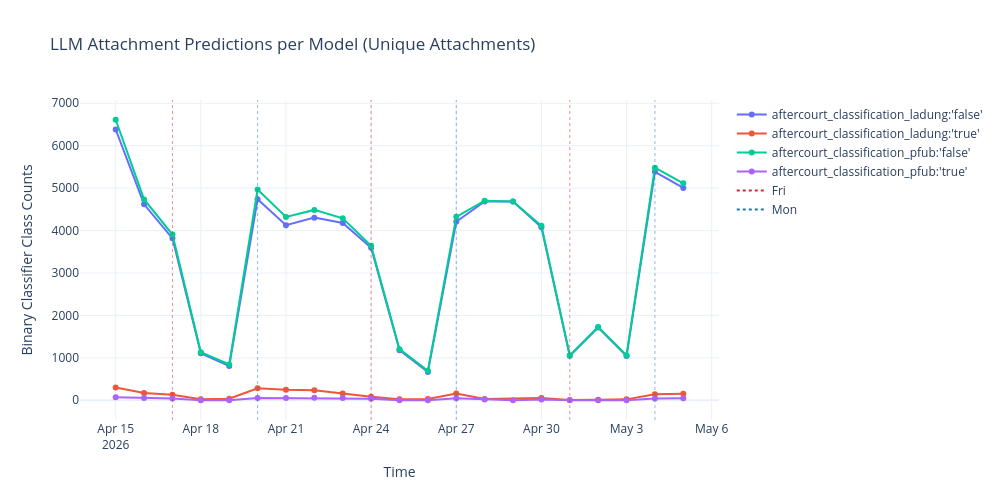

Write notebook code for a chart like this one.
### Code cell
plot_time_series(df, title="LLM Attachment Predictions per Model (Unique Attachments)", ylabel="Binary Classifier Class Counts")

### Figure 1 — Plotly figure (JSON) as saved in the notebook; plotly's stock layout.template omitted (floating-point values rounded to 4 significant figures)
{"data": [{"hovertemplate": "Metric=aftercourt_classification_ladung:'false'<br>Time=%{x}<br>Binary Classifier Class Counts=%{y}<extra></extra>", "legendgroup": "aftercourt_classification_ladung:'false'", "line": {"color": "#636efa", "dash": "solid"}, "marker": {"symbol": "circle"}, "mode": "lines+markers", "name": "aftercourt_classification_ladung:'false'", "orientation": "v", "showlegend": true, "type": "scatter", "x": ["2026-04-15T00:00:00.000000000", "2026-04-16T00:00:00.000000000", "2026-04-17T00:00:00.000000000", "2026-04-18T00:00:00.000000000", "2026-04-19T00:00:00.000000000", "2026-04-20T00:00:00.000000000", "2026-04-21T00:00:00.000000000", "2026-04-22T00:00:00.000000000", "2026-04-23T00:00:00.000000000", "2026-04-24T00:00:00.000000000", "2026-04-25T00:00:00.000000000", "2026-04-26T00:00:00.000000000", "2026-04-27T00:00:00.000000000", "2026-04-28T00:00:00.000000000", "2026-04-29T00:00:00.000000000", "2026-04-30T00:00:00.000000000", "2026-05-01T00:00:00.000000000", "2026-05-02T00:00:00.000000000", "2026-05-03T00:00:00.000000000", "2026-05-04T00:00:00.000000000", "2026-05-05T00:00:00.000000000"], "xaxis": "x", "y": [6382, 4619, 3817, 1109, 806, 4739, 4128, 4305, 4181, 3595, 1181, 667, 4209, 4687, 4684, 4077, 1051, 1716, 1042, 5385, 5006], "yaxis": "y"}, {"hovertemplate": "Metric=aftercourt_classification_ladung:'true'<br>Time=%{x}<br>Binary Classifier Class Counts=%{y}<extra></extra>", "legendgroup": "aftercourt_classification_ladung:'true'", "line": {"color": "#EF553B", "dash": "solid"}, "marker": {"symbol": "circle"}, "mode": "lines+markers", "name": "aftercourt_classification_ladung:'true'", "orientation": "v", "showlegend": true, "type": "scatter", "x": ["2026-04-15T00:00:00.000000000", "2026-04-16T00:00:00.000000000", "2026-04-17T00:00:00.000000000", "2026-04-18T00:00:00.000000000", "2026-04-19T00:00:00.000000000", "2026-04-20T00:00:00.000000000", "2026-04-21T00:00:00.000000000", "2026-04-22T00:00:00.000000000", "2026-04-23T00:00:00.000000000", "2026-04-24T00:00:00.000000000", "2026-04-25T00:00:00.000000000", "2026-04-26T00:00:00.000000000", "2026-04-27T00:00:00.000000000", "2026-04-28T00:00:00.000000000", "2026-04-30T00:00:00.000000000", "2026-05-01T00:00:00.000000000", "2026-05-02T00:00:00.000000000", "2026-05-03T00:00:00.000000000", "2026-05-04T00:00:00.000000000", "2026-05-05T00:00:00.000000000"], "xaxis": "x", "y": [300, 170, 133, 25, 39, 284, 247, 239, 162, 85, 27, 32, 162, 33, 54, 4, 13, 22, 140, 153], "yaxis": "y"}, {"hovertemplate": "Metric=aftercourt_classification_pfub:'false'<br>Time=%{x}<br>Binary Classifier Class Counts=%{y}<extra></extra>", "legendgroup": "aftercourt_classification_pfub:'false'", "line": {"color": "#00cc96", "dash": "solid"}, "marker": {"symbol": "circle"}, "mode": "lines+markers", "name": "aftercourt_classification_pfub:'false'", "orientation": "v", "showlegend": true, "type": "scatter", "x": ["2026-04-15T00:00:00.000000000", "2026-04-16T00:00:00.000000000", "2026-04-17T00:00:00.000000000", "2026-04-18T00:00:00.000000000", "2026-04-19T00:00:00.000000000", "2026-04-20T00:00:00.000000000", "2026-04-21T00:00:00.000000000", "2026-04-22T00:00:00.000000000", "2026-04-23T00:00:00.000000000", "2026-04-24T00:00:00.000000000", "2026-04-25T00:00:00.000000000", "2026-04-26T00:00:00.000000000", "2026-04-27T00:00:00.000000000", "2026-04-28T00:00:00.000000000", "2026-04-29T00:00:00.000000000", "2026-04-30T00:00:00.000000000", "2026-05-01T00:00:00.000000000", "2026-05-02T00:00:00.000000000", "2026-05-03T00:00:00.000000000", "2026-05-04T00:00:00.000000000", "2026-05-05T00:00:00.000000000"], "xaxis": "x", "y": [6612, 4735, 3907, 1132, 844, 4968, 4322, 4487, 4290, 3641, 1205, 698, 4323, 4703, 4683, 4112, 1054, 1728, 1063, 5483, 5113], "yaxis": "y"}, {"hovertemplate": "Metric=aftercourt_classification_pfub:'true'<br>Time=%{x}<br>Binary Classifier Class Counts=%{y}<extra></extra>", "legendgroup": "aftercourt_classification_pfub:'true'", "line": {"color": "#ab63fa", "dash": "solid"}, "marker": {"symbol": "circle"}, "mode": "lines+markers", "name": "aftercourt_classification_pfub:'true'", "orientation": "v", "showlegend": true, "type": "scatter", "x": ["2026-04-15T00:00:00.000000000", "2026-04-16T00:00:00.000000000", "2026-04-17T00:00:00.000000000", "2026-04-18T00:00:00.000000000", "2026-04-19T00:00:00.000000000", "2026-04-20T00:00:00.000000000", "2026-04-21T00:00:00.000000000", "2026-04-22T00:00:00.000000000", "2026-04-23T00:00:00.000000000", "2026-04-24T00:00:00.000000000", "2026-04-25T00:00:00.000000000", "2026-04-26T00:00:00.000000000", "2026-04-27T00:00:00.000000000", "2026-04-28T00:00:00.000000000", "2026-04-29T00:00:00.000000000", "2026-04-30T00:00:00.000000000", "2026-05-01T00:00:00.000000000", "2026-05-02T00:00:00.000000000", "2026-05-03T00:00:00.000000000", "2026-05-04T00:00:00.000000000", "2026-05-05T00:00:00.000000000"], "xaxis": "x", "y": [70, 54, 43, 2, 1, 55, 53, 57, 53, 39, 3, 1, 48, 17, 1, 19, 1, 1, 1, 42, 46], "yaxis": "y"}, {"hoverinfo": "skip", "line": {"color": "#d62728", "dash": "dot"}, "mode": "lines", "name": "Fri", "showlegend": true, "type": "scatter", "x": ["2026-04-17T00:00:00"], "y": [null]}, {"hoverinfo": "skip", "line": {"color": "#1f77b4", "dash": "dot"}, "mode": "lines", "name": "Mon", "showlegend": true, "type": "scatter", "x": ["2026-04-20T00:00:00"], "y": [null]}], "layout": {"height": 500, "hovermode": "x unified", "legend": {"title": {"text": ""}, "tracegroupgap": 0}, "shapes": [{"line": {"color": "#d62728", "dash": "dot", "width": 1}, "opacity": 0.5, "type": "line", "x0": "2026-04-17T00:00:00", "x1": "2026-04-17T00:00:00", "xref": "x", "y0": 0, "y1": 1, "yref": "y domain"}, {"line": {"color": "#1f77b4", "dash": "dot", "width": 1}, "opacity": 0.5, "type": "line", "x0": "2026-04-20T00:00:00", "x1": "2026-04-20T00:00:00", "xref": "x", "y0": 0, "y1": 1, "yref": "y domain"}, {"line": {"color": "#d62728", "dash": "dot", "width": 1}, "opacity": 0.5, "type": "line", "x0": "2026-04-24T00:00:00", "x1": "2026-04-24T00:00:00", "xref": "x", "y0": 0, "y1": 1, "yref": "y domain"}, {"line": {"color": "#1f77b4", "dash": "dot", "width": 1}, "opacity": 0.5, "type": "line", "x0": "2026-04-27T00:00:00", "x1": "2026-04-27T00:00:00", "xref": "x", "y0": 0, "y1": 1, "yref": "y domain"}, {"line": {"color": "#d62728", "dash": "dot", "width": 1}, "opacity": 0.5, "type": "line", "x0": "2026-05-01T00:00:00", "x1": "2026-05-01T00:00:00", "xref": "x", "y0": 0, "y1": 1, "yref": "y domain"}, {"line": {"color": "#1f77b4", "dash": "dot", "width": 1}, "opacity": 0.5, "type": "line", "x0": "2026-05-04T00:00:00", "x1": "2026-05-04T00:00:00", "xref": "x", "y0": 0, "y1": 1, "yref": "y domain"}], "title": {"text": "LLM Attachment Predictions per Model (Unique Attachments)"}, "width": 1000, "xaxis": {"anchor": "y", "domain": [0, 1], "title": {"text": "Time"}}, "yaxis": {"anchor": "x", "domain": [0, 1], "title": {"text": "Binary Classifier Class Counts"}}}}
